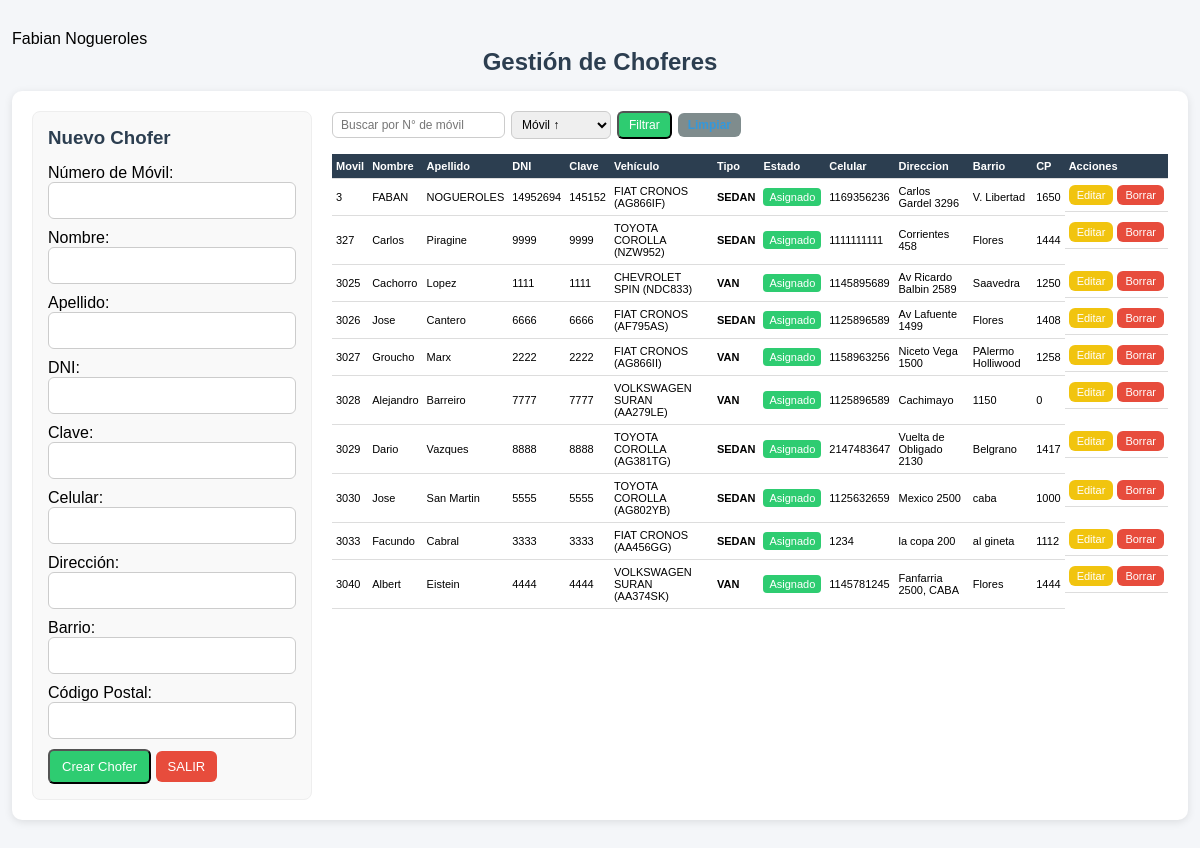
/php/00_administracion/choferes/listado_choferes.php (signed in), run on the app's committed database.
### tables this page shows
CREATE TABLE `usuarios` (
  `id` int(4) NOT NULL AUTO_INCREMENT,
  `nombre` varchar(50) NOT NULL,
  `telefono` int(10) NOT NULL,
  `email` varchar(50) NOT NULL,
  `password` varchar(100) NOT NULL,
  `permisos` varchar(15) NOT NULL,
  `estado` varchar(15) NOT NULL,
  `nom_apellido` varchar(50) NOT NULL,
  PRIMARY KEY (`id`)
);

CREATE TABLE `vehiculos` (
  `id` int(11) NOT NULL AUTO_INCREMENT,
  `categoria` varchar(15) NOT NULL,
  `marca` varchar(50) NOT NULL,
  `modelo` varchar(50) NOT NULL,
  `patente` varchar(20) DEFAULT NULL,
  `estado` varchar(20) NOT NULL,
  `color` varchar(20) NOT NULL,
  `tipo` varchar(20) NOT NULL,
  `id_chofer` int(4) DEFAULT NULL,
  PRIMARY KEY (`id`)
);

CREATE TABLE `choferes` (
  `id` int(11) NOT NULL AUTO_INCREMENT,
  `nombre` varchar(100) NOT NULL,
  `apellido` varchar(100) NOT NULL,
  `cel` int(10) NOT NULL,
  `dir` varchar(30) NOT NULL,
  `barrio` varchar(20) NOT NULL,
  `cp` int(4) NOT NULL,
  `movil` int(11) DEFAULT NULL,
  `logeado` tinyint(1) NOT NULL,
  `activo` tinyint(1) NOT NULL,
  `user` int(8) NOT NULL,
  `clave` int(4) NOT NULL,
  PRIMARY KEY (`id`),
  UNIQUE KEY `movil` (`movil`)
);

### funciones/funciones.php (called while the page is built, shortened)
<?php
function nombre_usuario()
{
    $id = $_SESSION['id_usuario'];
    $sql = "SELECT * FROM usuarios WHERE id = :id LIMIT 1";
    $pdo = conexion();
    $stmt = $pdo->prepare($sql);
    $stmt->bindParam(':id', $id, PDO::PARAM_INT);
    $stmt->execute();
    $row = $stmt->fetch(PDO::FETCH_ASSOC);
    return [
        'id' => $id,
        'nombre' => $row['nom_apellido'] ?? ''
    ];
}
function conexion()
{
    $host = 'localhost';
    $db   = 'app_viajes';
    $user = 'root';
    $pass = 'belgrado';
    try {
        $dsn = "mysql:host=$host;dbname=$db;charset=utf8mb4";
        $conn = new PDO($dsn, $user, $pass, [
            PDO::ATTR_ERRMODE => PDO::ERRMODE_EXCEPTION,
            PDO::ATTR_DEFAULT_FETCH_MODE => PDO::FETCH_ASSOC,
            PDO::MYSQL_ATTR_INIT_COMMAND => "SET NAMES utf8mb4"
        ]);
        return $conn;
    } catch (PDOException $e) {
        echo "Error de conexión: " . $e->getMessage();
    }
}
?>
<?php
function obtenerVehiculos()
{
    $pdo = conexion();
    $sql = "SELECT v.*,
                   CONCAT(c.apellido, ' ', c.nombre) AS chofer
            FROM vehiculos v
            LEFT JOIN choferes c ON v.id_chofer = c.id
            ORDER BY v.patente ASC";
    return $pdo->query($sql)->fetchAll(PDO::FETCH_ASSOC);
}
function obtenerChoferes()
{
    $pdo = conexion();
    $sql = "SELECT c.*, v.patente, v.marca, v.modelo
            FROM choferes c
            LEFT JOIN vehiculos v ON c.id = v.id_chofer
            ORDER BY c.apellido ASC, c.nombre ASC";
    return $pdo->query($sql)->fetchAll(PDO::FETCH_ASSOC);
}

### php/00_administracion/choferes/listado_choferes.php (the view, shortened to what this page needs)
<?php
include_once "../../../funciones/funciones.php";
$usuario = nombre_usuario();
$nombre_usuario = $usuario['nombre'];
$chofer_a_editar = null;
$choferes = obtenerChoferes();
$vehiculos = obtenerVehiculos();
$vehiculoPorChofer = [];
foreach ($vehiculos as $v) {
    if (!empty($v['id_chofer'])) {
        $vehiculoPorChofer[$v['id_chofer']] = [
            'marca'   => $v['marca'] ?? '',
            'modelo'  => $v['modelo'] ?? '',
            'patente' => $v['patente'] ?? '',
            'tipo'    => $v['tipo'] ?? ''
        ];
    }
}
$filtroMovil = trim($_GET['movil_buscar'] ?? '');
$orden = $_GET['orden'] ?? 'movil_asc';
usort($choferes, function ($a, $b) use ($orden) {
    switch ($orden) {
        case 'movil_desc':
            return (int)$b['movil'] <=> (int)$a['movil'];
        case 'apellido_asc':
            return strcasecmp($a['apellido'] ?? '', $b['apellido'] ?? '');
        case 'apellido_desc':
            return strcasecmp($b['apellido'] ?? '', $a['apellido'] ?? '');
        default:
            return (int)$a['movil'] <=> (int)$b['movil'];
    }
});
?>
<!DOCTYPE html>
<html lang="es">
<head>
    <link rel="stylesheet" href="../../../css/estilos.css">
</head>
<body>
    <div class="container">
        <span <strong><?php echo $nombre_usuario ?></strong></span>
        <h2 class="text-center">Gestión de Choferes</h2>
        <div class="card operadores-layout">
            <div class="col-form">
                <h3><?php echo $chofer_a_editar ? "Editar Chofer" : "Nuevo Chofer"; ?></h3>
                <form method="POST">
                    <div class="fila">
                        <label for="movil">Número de Móvil:</label>
                        <input type="number" id="movil" name="movil"
                            value="<?php echo $chofer_a_editar['movil'] ?? ''; ?>">
                    </div>
                    <div class="fila">
                        <label for="nombre">Nombre:</label>
                        <input type="text" id="nombre" name="nombre"
                            value="<?php echo $chofer_a_editar['nombre'] ?? ''; ?>" required>
                    </div>
                    <div class="fila">
                        <label for="apellido">Apellido:</label>
                        <input type="text" id="apellido" name="apellido"
                            value="<?php echo $chofer_a_editar['apellido'] ?? ''; ?>" required>
                    </div>
                    <div class="fila">
                        <label for="user">DNI:</label>
                        <input type="text" id="user" name="user"
                            value="<?php echo $chofer_a_editar['user'] ?? ''; ?>" required>
                    </div>
                    <div class="fila">
                        <label for="clave">Clave:</label>
                        <input type="text" id="clave" name="clave"
                            value="<?php echo $chofer_a_editar['clave'] ?? ''; ?>" required>
                    </div>
                    <div class="fila">
                        <label for="cel">Celular:</label>
                        <input type="text" id="cel" name="cel"
                            value="<?php echo $chofer_a_editar['cel'] ?? ''; ?>" required>
                    </div>
                    <div class="fila">
                        <label for="dir">Dirección:</label>
                        <input type="text" id="dir" name="dir"
                            value="<?php echo $chofer_a_editar['dir'] ?? ''; ?>" required>
                    </div>
                    <div class="fila">
                        <label for="barrio">Barrio:</label>
                        <input type="text" id="barrio" name="barrio"
                            value="<?php echo $chofer_a_editar['barrio'] ?? ''; ?>" required>
                    </div>
                    <div class="fila">
                        <label for="cp">Código Postal:</label>
                        <input type="text" id="cp" name="cp"
                            value="<?php echo $chofer_a_editar['cp'] ?? ''; ?>" required>
                    </div>
                    <div class="botones">
                        <button type="submit" name="guardar" class="btn btn-success">
                            <?php echo $chofer_a_editar ? "Actualizar" : "Crear Chofer"; ?>
                        </button>
                        <a href="../../inicio_0.php" class="btn btn-danger">SALIR</a>
                    </div>
                </form>
            </div>
            <div class="col-tabla">
                <form method="GET" class="filtros" style="display:flex; flex-direction:row; gap:6px; align-items:center; justify-content:flex-start; margin-bottom:15px; flex-wrap:nowrap;">
                    <input type="text" name="movil_buscar" placeholder="Buscar por N° de móvil"
                        style="padding:5px 8px; font-size:12px; width:160px;"
                        value="<?php echo htmlspecialchars($filtroMovil); ?>">
                    <select name="orden" style="padding:5px 6px; font-size:12px;">
                        <option value="movil_asc" <?php if ($orden === 'movil_asc') echo 'selected'; ?>>Móvil ↑</option>
                    </select>
                    <button type="submit" class="btn btn-success" style="padding:5px 10px; font-size:12px;">Filtrar</button>
                    <a href="listado_choferes.php" class="btn btn-gray" style="padding:5px 10px; font-size:12px;">Limpiar</a>
                </form>
                <table class="table">
                    <thead>
                        <tr>
                            <th>Movil</th>
                            <th>Nombre</th>
                            <th>Apellido</th>
                            <th>DNI</th>
                            <th>Clave</th>
                            <th>Vehículo</th>
                            <th>Tipo</th>
                            <th>Estado</th>
                            <th>Celular</th>
                            <th>Direccion</th>
                            <th>Barrio</th>
                            <th>CP</th>
                            <th>Acciones</th>
                        </tr>
                    </thead>
                    <tbody>
                        <?php if (count($choferes) > 0): ?>
                            <?php foreach ($choferes as $c): ?>
                                <tr>
                                    <td><?php echo htmlspecialchars($c['movil']); ?></td>
                                    <td><?php echo htmlspecialchars($c['nombre']); ?></td>
                                    <td><?php echo htmlspecialchars($c['apellido']); ?></td>
                                    <td><?php echo htmlspecialchars($c['user']); ?></td>
                                    <td><?php echo htmlspecialchars($c['clave']); ?></td>
                                    <?php $vehiculoAsignado = $vehiculoPorChofer[$c['id']] ?? null; ?>
                                    <td>
                                        <?php if ($vehiculoAsignado): ?>
                                            <?php echo htmlspecialchars($vehiculoAsignado['marca'] . ' ' . $vehiculoAsignado['modelo'] . ' (' . $vehiculoAsignado['patente'] . ')'); ?>
                                        <?php else: ?>
                                            <span class="text-muted">Sin vehículo</span>
                                        <?php endif; ?>
                                    </td>
                                    <td>
                                        <?php if ($vehiculoAsignado && !empty($vehiculoAsignado['tipo'])): ?>
                                            <strong><?php echo htmlspecialchars(ucfirst($vehiculoAsignado['tipo'])); ?></strong>
                                        <?php else: ?>
                                            <span class="text-muted">-</span>
                                        <?php endif; ?>
                                    </td>
                                    <td>
                                        <?php if ($vehiculoAsignado): ?>
                                            <span class="badge badge-success">Asignado</span>
                                        <?php else: ?>
                                            <span class="badge badge-danger">Libre</span>
                                        <?php endif; ?>
                                    </td>
                                    <td><?php echo htmlspecialchars($c['cel']); ?></td>
                                    <td><?php echo htmlspecialchars($c['dir']); ?></td>
                                    <td><?php echo htmlspecialchars($c['barrio']); ?></td>
                                    <td><?php echo htmlspecialchars($c['cp']); ?></td>
                                    <td>
                                        <a href="?editar=<?php echo $c['id']; ?>" class="btn btn-warning">Editar</a>
                                        <a href="?borrar=<?php echo $c['id']; ?>"
                                            class="btn btn-danger"
                                            onclick="return confirm('¿Eliminar chofer?')">
                                            Borrar
                                        </a>
                                    </td>
                                </tr>
                            <?php endforeach; ?>
                        <?php else: ?>
                            <tr>
                                <td colspan="14" class="text-center">No hay choferes.</td>
                            </tr>
                        <?php endif; ?>
                    </tbody>
                </table>
            </div>
        </div>
    </div>
</body>
</html>

### css/estilos.css (style rules this page uses)
:root { --primary: #3498db; --success: #2ecc71; --warning: #f1c40f; --danger: #e74c3c; --dark: #2c3e50; --gray: #7f8c8d; --bg: #f4f6f9; }
* { margin: 0; padding: 0; box-sizing: border-box; }
body { font-family: Arial, sans-serif; background: var(--bg); }
.container { width: 98%; max-width: 1400px; margin: 30px auto; }
h2, h3 { margin-bottom: 15px; color: var(--dark); }
.text-center { text-align: center; }
.card { background: #fff; padding: 20px; border-radius: 10px; box-shadow: 0 2px 8px rgba(0,0,0,0.1); }
.filtros { text-align: center; margin-bottom: 15px; }
.filtros a { color: var(--primary); font-weight: bold; text-decoration: none; }
.btn { display: inline-block; padding: 8px 12px; border-radius: 6px; text-decoration: none; color: #fff; font-size: 13px; text-align: center; white-space: nowrap; }
.btn-success { background: var(--success); }
.btn-warning { background: var(--warning); }
.btn-danger { background: var(--danger); }
.btn-gray { background: var(--gray); }
form { display: flex; flex-direction: column; gap: 10px; }
input, select { padding: 10px; border-radius: 6px; border: 1px solid #ccc; width: 100%; }
.table { width: 100%; border-collapse: collapse; font-size: 11px; }
.table thead { background: var(--dark); color: white; }
.table th, .table td { padding: 6px 4px; border-bottom: 1px solid #ddd; text-align: left; vertical-align: middle; }
.badge { display: inline-block; padding: 3px 6px; border-radius: 4px; color: #fff; font-size: 11px; text-align: center; }
.badge-success { background: var(--success); }
.operadores-layout { display: grid; grid-template-columns: 280px 1fr; gap: 20px; align-items: start; }
.col-form { background: #f9f9f9; padding: 15px; border-radius: 8px; border: 1px solid #eee; position: sticky; top: 20px; }
.col-tabla { width: 100%; overflow-x: auto; }
.table td:last-child { display: flex; gap: 4px; justify-content: flex-start; align-items: center; }
.table .btn { font-size: 11px; padding: 4px 8px; }
.filtros input, .filtros select, .filtros button { width: auto !important; }

### data on the page
usuarios: nom_apellido "Fabian Nogueroles"
vehiculos: id_chofer.movil "3", id_chofer.nombre "FABAN", id_chofer.apellido "NOGUEROLES", id_chofer.user "14952694", id_chofer.clave "145152", id_chofer+marca+modelo "FIAT CRONOS (AG866IF)", id_chofer+tipo "SEDAN", id_chofer.cel "1169356236", id_chofer.dir "Carlos Gardel 3296", id_chofer.barrio "V. Libertad", id_chofer.cp "1650"
vehiculos: id_chofer.movil "327", id_chofer.nombre "Carlos", id_chofer.apellido "Piragine", id_chofer.user "9999", id_chofer.clave "9999", id_chofer+marca+modelo "TOYOTA COROLLA (NZW952)", id_chofer+tipo "SEDAN", id_chofer.cel "1111111111", id_chofer.dir "Corrientes 458", id_chofer.barrio "Flores", id_chofer.cp "1444"
vehiculos: id_chofer.movil "3025", id_chofer.nombre "Cachorro", id_chofer.apellido "Lopez", id_chofer.user "1111", id_chofer.clave "1111", id_chofer+marca+modelo "CHEVROLET SPIN (NDC833)", id_chofer+tipo "VAN", id_chofer.cel "1145895689", id_chofer.dir "Av Ricardo Balbin 2589", id_chofer.barrio "Saavedra", id_chofer.cp "1250"
vehiculos: id_chofer.movil "3026", id_chofer.nombre "Jose", id_chofer.apellido "Cantero", id_chofer.user "6666", id_chofer.clave "6666", id_chofer+marca+modelo "FIAT CRONOS (AF795AS)", id_chofer+tipo "SEDAN", id_chofer.cel "1125896589", id_chofer.dir "Av Lafuente 1499", id_chofer.barrio "Flores", id_chofer.cp "1408"
vehiculos: id_chofer.movil "3027", id_chofer.nombre "Groucho", id_chofer.apellido "Marx", id_chofer.user "2222", id_chofer.clave "2222", id_chofer+marca+modelo "FIAT CRONOS (AG866II)", id_chofer+tipo "VAN", id_chofer.cel "1158963256", id_chofer.dir "Niceto Vega 1500", id_chofer.barrio "PAlermo Holliwood", id_chofer.cp "1258"
vehiculos: id_chofer.movil "3028", id_chofer.nombre "Alejandro", id_chofer.apellido "Barreiro", id_chofer.user "7777", id_chofer.clave "7777", id_chofer+marca+modelo "VOLKSWAGEN SURAN (AA279LE)", id_chofer+tipo "VAN", id_chofer.cel "1125896589", id_chofer.dir "Cachimayo", id_chofer.barrio "1150", id_chofer.cp "0"
vehiculos: id_chofer.movil "3029", id_chofer.nombre "Dario", id_chofer.apellido "Vazques", id_chofer.user "8888", id_chofer.clave "8888", id_chofer+marca+modelo "TOYOTA COROLLA (AG381TG)", id_chofer+tipo "SEDAN", id_chofer.cel "2147483647", id_chofer.dir "Vuelta de Obligado 2130", id_chofer.barrio "Belgrano", id_chofer.cp "1417"
vehiculos: id_chofer.movil "3030", id_chofer.nombre "Jose", id_chofer.apellido "San Martin", id_chofer.user "5555", id_chofer.clave "5555", id_chofer+marca+modelo "TOYOTA COROLLA (AG802YB)", id_chofer+tipo "SEDAN", id_chofer.cel "1125632659", id_chofer.dir "Mexico 2500", id_chofer.barrio "caba", id_chofer.cp "1000"
vehiculos: id_chofer.movil "3033", id_chofer.nombre "Facundo", id_chofer.apellido "Cabral", id_chofer.user "3333", id_chofer.clave "3333", id_chofer+marca+modelo "FIAT CRONOS (AA456GG)", id_chofer+tipo "SEDAN", id_chofer.cel "1234", id_chofer.dir "la copa 200", id_chofer.barrio "al gineta", id_chofer.cp "1112"
vehiculos: id_chofer.movil "3040", id_chofer.nombre "Albert", id_chofer.apellido "Eistein", id_chofer.user "4444", id_chofer.clave "4444", id_chofer+marca+modelo "VOLKSWAGEN SURAN (AA374SK)", id_chofer+tipo "VAN", id_chofer.cel "1145781245", id_chofer.dir "Fanfarria 2500, CABA", id_chofer.barrio "Flores", id_chofer.cp "1444"
